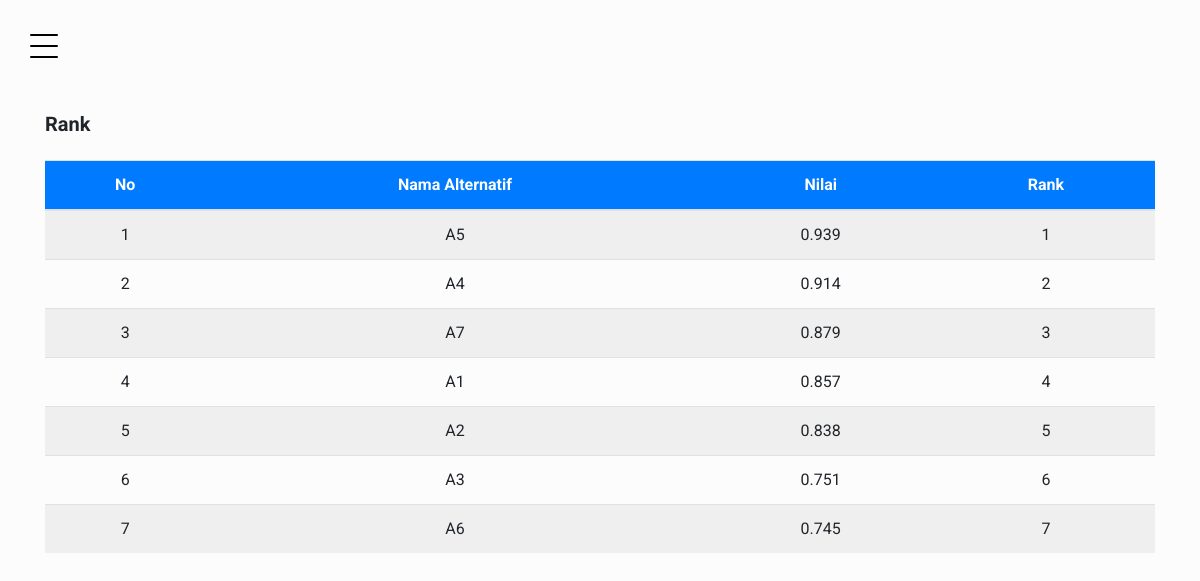
The app's page /01/rank.php (signed in) with its own data.
### tables this page shows
CREATE TABLE `tbl_alternatif` (
  `id_alternatif` int(11) NOT NULL,
  `nama_alternatif` varchar(30) NOT NULL,
  `matriks_a` double NOT NULL,
  `matriks_b` double NOT NULL,
  `nilai_waspas` double NOT NULL,
  `rangking` int(11) NOT NULL
);

### 01/rank.php (the view)
<?php
include "header.php";
?>
<main>
    <div class="site-section">
        <div class="container">
            <h2 class="mb-4 font-weight-bold">Rank</h2>
            <table class="table table-striped ">
                <thead class="bg-primary text-white">
                    <tr>
                        <th class="text-center">No</th>
                        <th class="text-center">Nama Alternatif</th>
                        <th class="text-center">Nilai</th>
                        <th class="text-center">Rank</th>
                    </tr>
                </thead>
                <?php
                $sql = "SELECT * FROM tbl_alternatif ORDER BY rangking";
                $stm = $conn->query($sql);
                $no = 1;
                while ($a = $stm->fetch_assoc()) {
                ?>
                    <tr>
                        <td class="text-center"><?= $no++ ?></td>
                        <td class="text-center"><?= $a['nama_alternatif'] ?></td>
                        <td class="text-center"><?= number_format($a['nilai_waspas'], 3) ?></td>
                        <td class="text-center"><?= $a['rangking'] ?></td>
                    </tr>
                <?php } ?>
            </table>
        </div>
    </div>
</main>

### 01/css/style.css (style rules this page uses)
body { font-family: "Roboto", -apple-system, BlinkMacSystemFont, "Segoe UI", Roboto, "Helvetica Neue", Arial, "Noto Sans", sans-serif, "Apple Color Emoji", "Segoe UI Emoji", "Segoe UI Symbol", "Noto Color Emoji"; background-color: #fcfcfc; }
h1, h2, h3, h4, h5, h6, .h1, .h2, .h3, .h4, .h5, .h6 { font-family: "Roboto", -apple-system, BlinkMacSystemFont, "Segoe UI", Roboto, "Helvetica Neue", Arial, "Noto Sans", sans-serif, "Apple Color Emoji", "Segoe UI Emoji", "Segoe UI Symbol", "Noto Color Emoji"; }
h2 { font-size: 20px; }
body { position: relative; }
body:before { position: absolute; content: ""; z-index: 1; top: 0; left: 0; right: 0; bottom: 0; background-color: rgba(0, 0, 0, 0.5); opacity: 0; visibility: hidden; -webkit-transition: .3s all ease-in-out; -o-transition: .3s all ease-in-out; transition: .3s all ease-in-out; }
.site-section { padding: 7rem 0; }
aside, main { height: 100vh; min-height: 580px; }
main { width: calc(100%); }

### records on screen
tbl_alternatif: nama_alternatif "A5", nilai_waspas "0.939", rangking "1"
tbl_alternatif: nama_alternatif "A4", nilai_waspas "0.914", rangking "2"
tbl_alternatif: nama_alternatif "A7", nilai_waspas "0.879", rangking "3"
tbl_alternatif: nama_alternatif "A1", nilai_waspas "0.857", rangking "4"
tbl_alternatif: nama_alternatif "A2", nilai_waspas "0.838", rangking "5"
tbl_alternatif: nama_alternatif "A3", nilai_waspas "0.751", rangking "6"
tbl_alternatif: nama_alternatif "A6", nilai_waspas "0.745", rangking "7"
